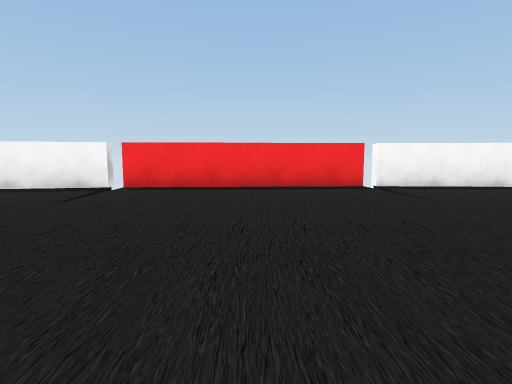
View 1 (above)

21 first-person views from a walk through a scene from a Unity 3-D project. The camera is 0.46 m above the floor, tilts 6° down and sees 80° across. The floor is counted in squares, 1 m on a side. Each view is taken from the middle of a square. On the plan, view 1 faces up. The plan holds only what a view shows up to about 9 squares ahead; the rest is blank. The place goes on beyond the plan.

View 2
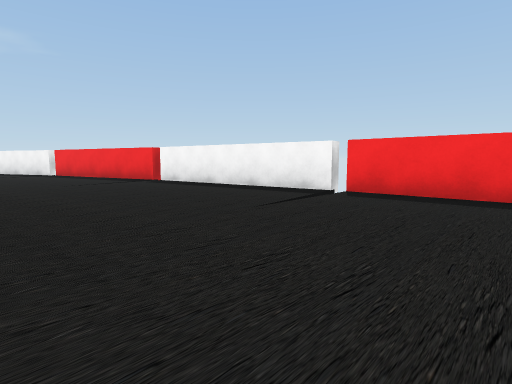

View 3
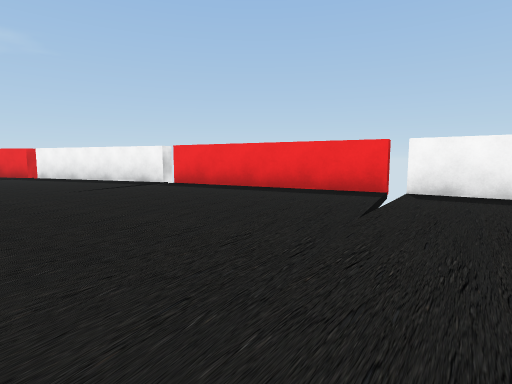

View 4
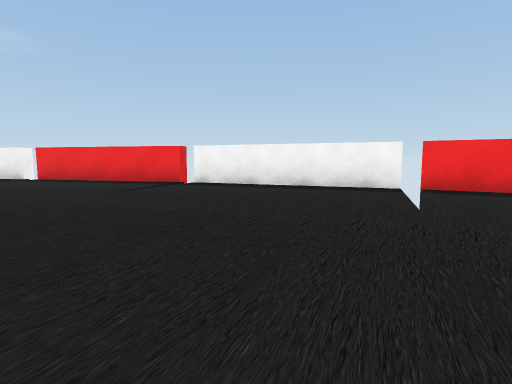

View 5
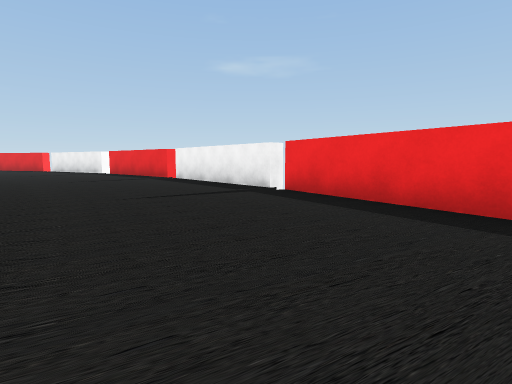

View 6
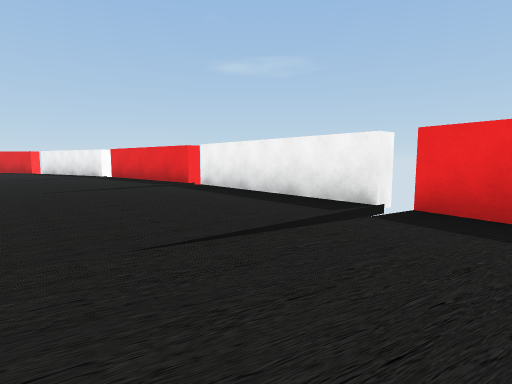

View 7
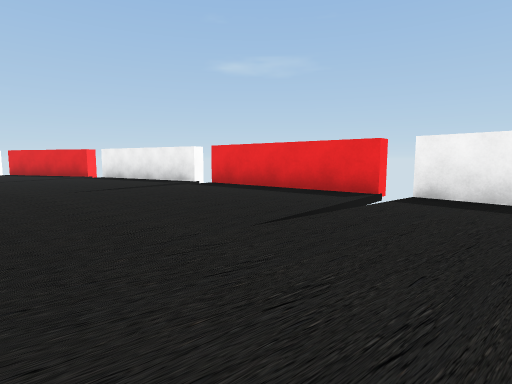

View 8
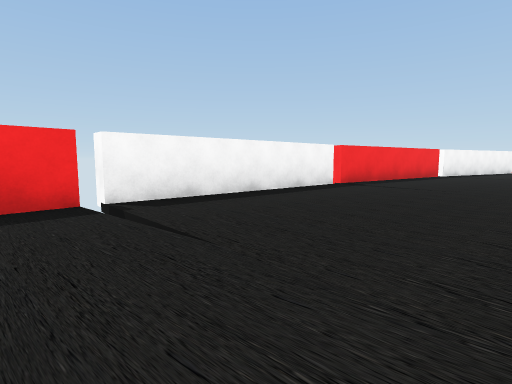

View 9
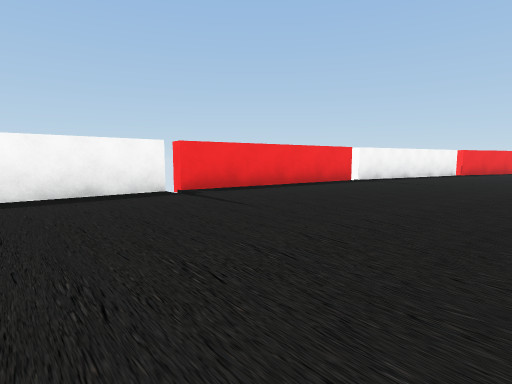

View 10
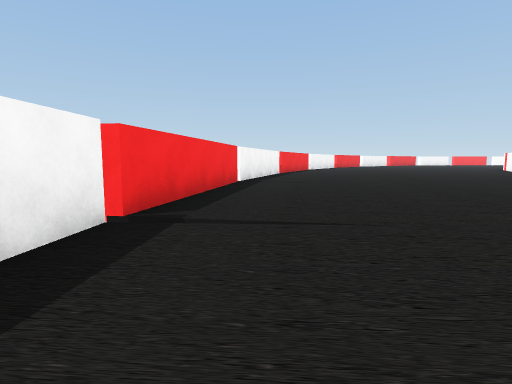

View 11
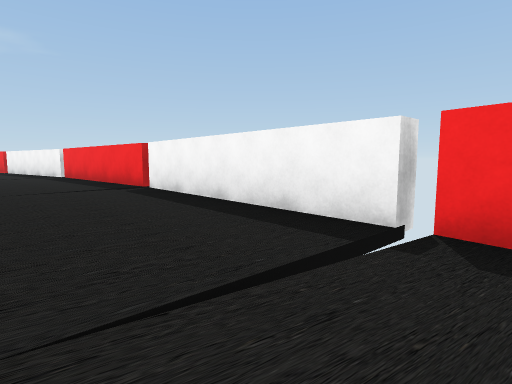

View 12
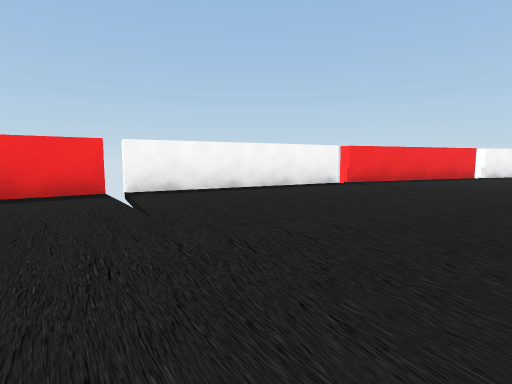

View 13
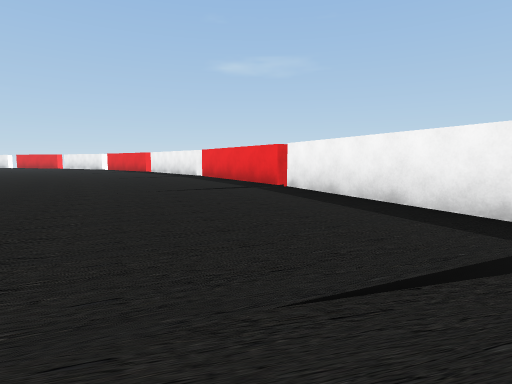

View 14
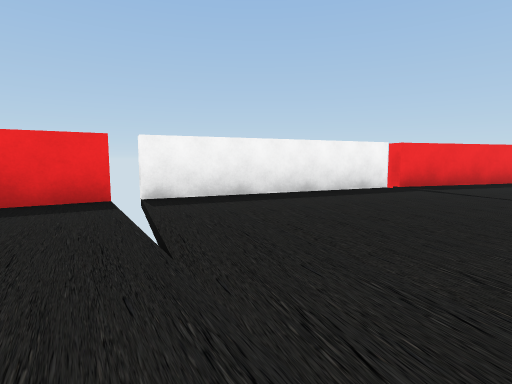

View 15
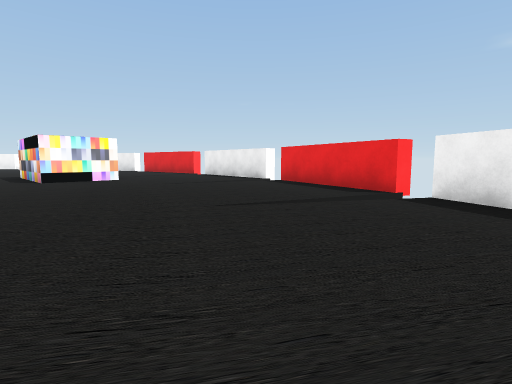

View 16
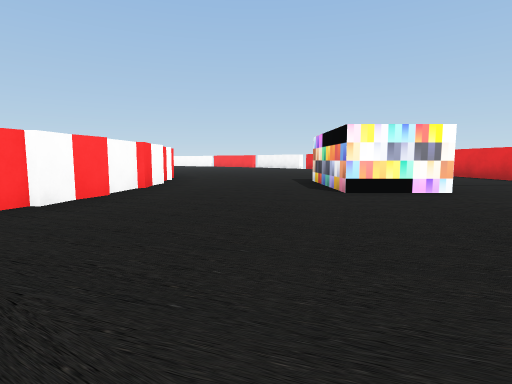

View 17
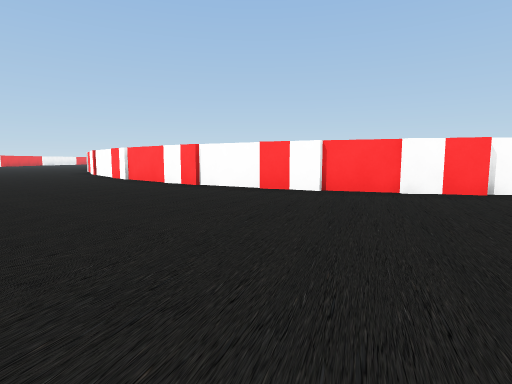

View 18
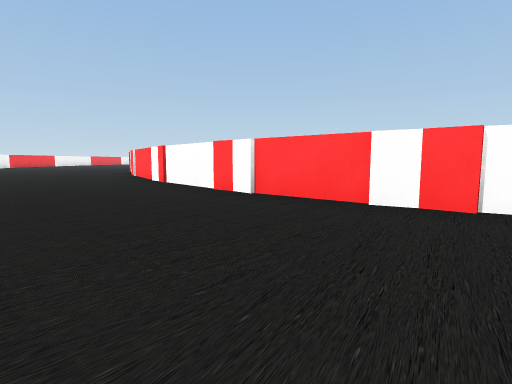

View 19
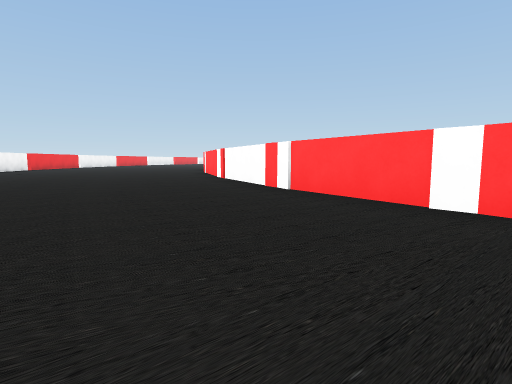

View 20
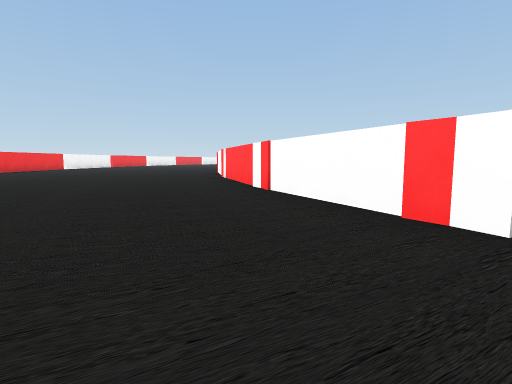

View 21
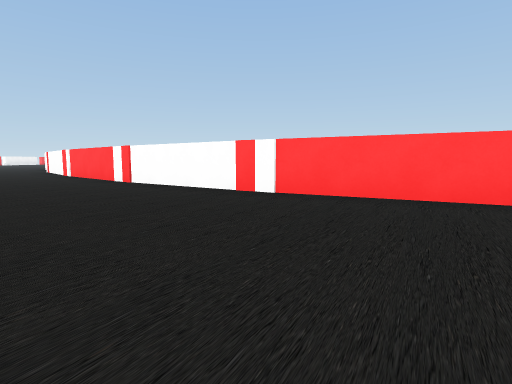

### Floor plan
Points are (right, up) in squares from view 1. A wall is a line through its corners. A room is listed if a view was taken in it or the views show most of it. See-through windows are left out.
Room 1 (views 1, 2, 3, 4, 5, 6, 7, 8, 9, 10, 11, 12, 13, 14, 15, 16, 17, 18, 19, 20, 21)
walls: (-8.4, -4.2) (-4.5, -3); (-11.3, -5.5) (-7.7, -3.9); (-5.2, -3.2) (-1.1, -2.5); (-13.8, -7.1) (-10.6, -5.2); (-1.9, -2.6) (2.3, -2.3); (-10.8, 3.1) (-14.4, 1.5); (-14.6, 1.4) (-17.8, -0.6); (-15.9, -9) (-13.1, -6.6); (-6.7, 4.4) (-10.6, 3.2); (-18.1, -0.7) (-20.8, -3.1); (-17.4, -10.9) (-15.2, -8.3); (-2.5, 5.1) (-6.5, 4.4); (-21.1, -3.3) (-23.3, -5.9); (-18.5, -13) (-16.9, -10.1); (1.9, 5.4) (-2.3, 5.1); (-23.6, -6.3) (-25.2, -9.2); (-19.1, -15.1) (-18.1, -12); (-19.2, -17) (-18.8, -13.9); (-25.4, -9.6) (-26.4, -12.7); (6.2, 5.1) (2.1, 5.3) (2.1, 5.8); (-18.9, -19) (-19.2, -15.9); (-26.5, -13.1) (-26.7, -15.1); (10.6, 4.4) (6.4, 5.1); (-26.7, -17.7) (-26.5, -19.6); (12.6, 3.8) (10.7, 4.4)
ways out: gap at (-26, -13)
objects: other object (-24, -17) to (-23, -16)

Positions as (right, up) in squares from view 1, and headings:
1: (0, 0), facing up
2: (0, 1), facing up-left
3: (-5, 0), facing up-left
4: (-9, -2), facing up-left
5: (-13, -1), facing left
6: (-15, -2), facing left
7: (-17, -5), facing left
8: (1, 2), facing up-right
9: (4, 1), facing up-right
10: (4, 4), facing right
11: (7, 3), facing up-left
12: (9, 0), facing up-right
13: (-9, 1), facing left
14: (-13, -2), facing up
15: (-21, -8), facing down-left
16: (-21, -11), facing down
17: (-23, -12), facing right
18: (-20, -9), facing right
19: (-16, -5), facing right
20: (-13, -4), facing right
21: (-8, 0), facing down-right
